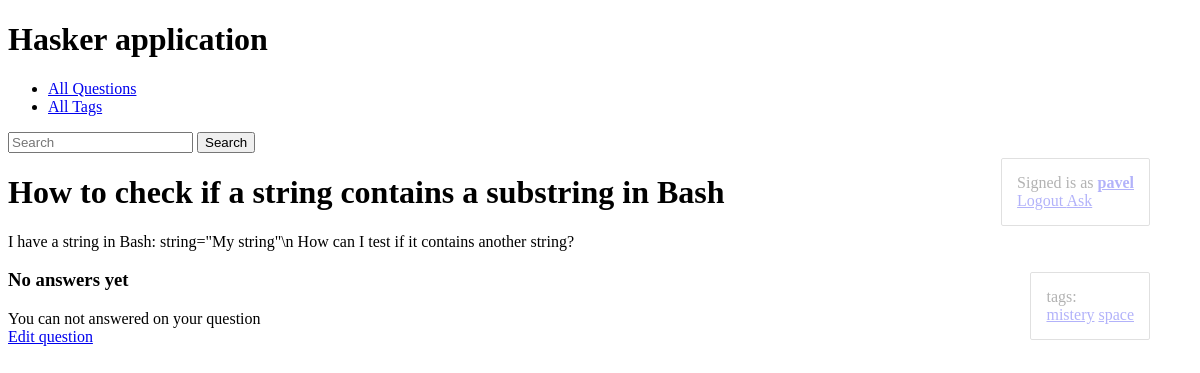
The app's page /how-to-check-if-a-string-contains-a-substring-in-bash-1612372049/ (signed in), older data.
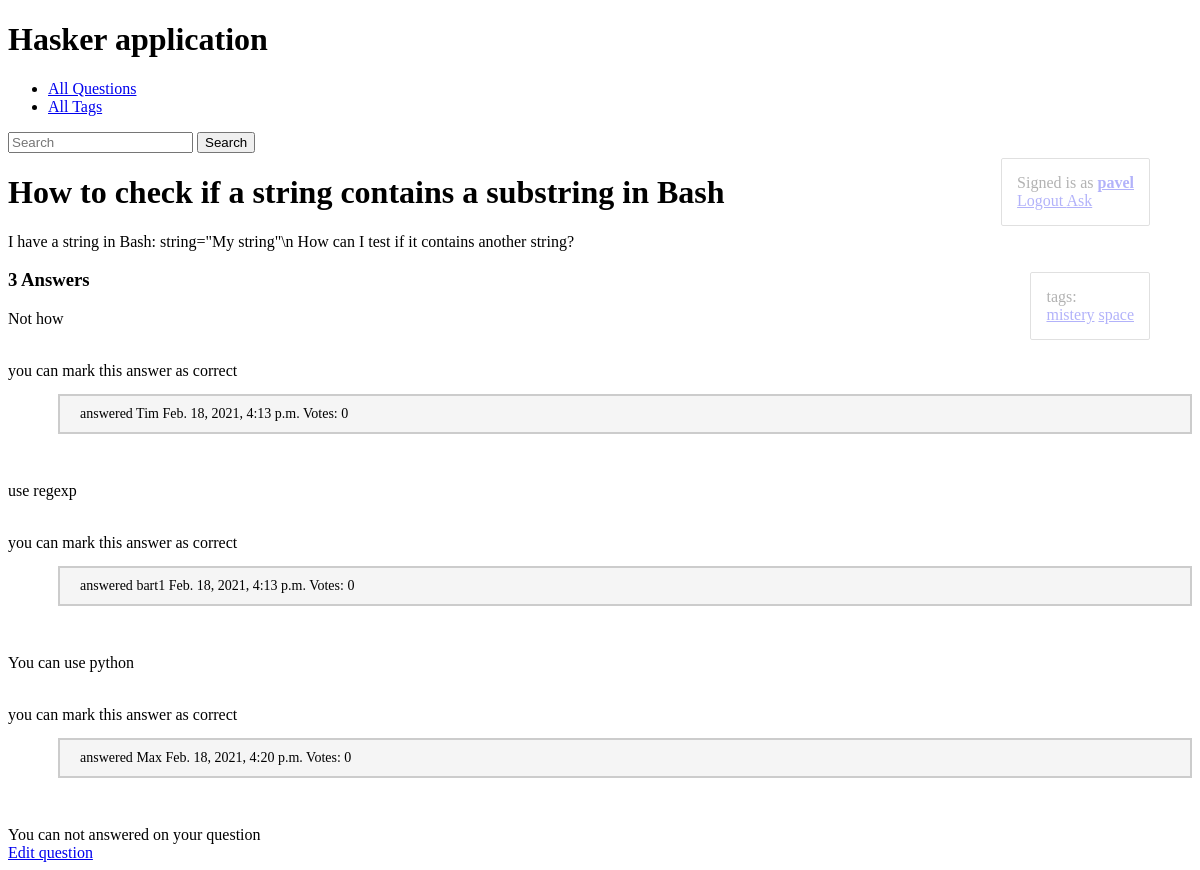
The same page, newer data.
### hasker/models.py (models this page shows, shortened)
class Question(models.Model):
    author = models.ForeignKey(User, on_delete=models.CASCADE)
    title = models.CharField(max_length=150, db_index=True)
    slug = models.SlugField(max_length=150, blank=True, unique=True)
    content = RichTextField(blank=False, db_index=True)
    tags = models.ManyToManyField('Tag', blank=True, related_name='questions')
    date_create = models.DateTimeField(auto_now_add=True)
    def get_update_url(self):
        return reverse('question_update_url', kwargs={'slug': self.slug})
    def answer_count(self):
        return self.answer_set.values().__len__()
    class Meta:
        ordering = ['-date_create']

class Tag(models.Model):
    title = models.CharField(max_length=50)
    slug = models.SlugField(max_length=50, unique=True)
    def get_absolute_url(self):
        return reverse('tag_detail_url', kwargs={'slug': self.slug})
    class Meta:
        ordering = ['title']

class Answer(models.Model):
    user = models.ForeignKey(User, on_delete=models.CASCADE)
    question = models.ForeignKey(Question, on_delete=models.CASCADE)
    content = RichTextField(blank=False, db_index=True)
    date_create = models.DateTimeField(auto_now_add=True)
    is_correct = models.BooleanField(default=False)
    def vote_count(self):
        return self.vote_set.values().__len__()

### hasker/views.py (the view, shortened to what this page needs)
# urls.py: path('<str:slug>/', question_detail, name='question_detail_url'),
@login_required
def question_detail(request, slug):
    user = request.user
    question = get_object_or_404(Question, slug=slug)
    if request.method == 'POST' and user.is_authenticated:
        form = AnswerForm(request.POST)
        if form.is_valid():
            content = form.cleaned_data['content']
            Answer.objects.create(question=question, content=content, user=user)
            return HttpResponseRedirect(question.get_absolute_url())
    else:
        answers = question.answer_set.all()
        has_correct_mark = question.answer_set.filter(is_correct=True).first()
        context = fbv_paginator(request, answers, 8, 'page')
        context.update({'has_correct_mark': has_correct_mark})
        if question.author == user:
            context.update({'question': question,})
            return render(request, 'hasker/question_detail.html', context=context)

### hasker/utils.py (called while the page is built)
def fbv_paginator(request: WSGIRequest, queryset: QuerySet, paginate_by: int, page_string: str) -> dict:
    paginator = Paginator(queryset, paginate_by)
    page_number = request.GET.get(page_string, 1)
    page_obj = paginator.get_page(page_number)
    is_paginated = page_obj.has_other_pages()
    context = {
        'page_obj': page_obj,
        'is_paginated': is_paginated,
        'page_obj.paginator': paginator,
    }
    return context

### hasker/templates/hasker/question_detail.html (shortened to what this page needs)
{% extends 'hasker/base_hasker.html' %}
{% block content %}
    <h1>
        {{ question.title }}
    </h1>
    <p>
        {{ question.content | safe }}
    </p>
    <div class="admin-panel">
        <div> tags: </div>
       {% for tag in question.tags.all %}
        <a href="{{ tag.get_absolute_url }}">{{ tag.title }}</a>
       {% endfor %}
    </div>
    <h3>
        {% if question.answer_count == 0 %} No answers yet {% endif %}
        {% if question.answer_count > 1 %} {{ question.answer_count }} Answers {% endif %}
    </h3>
    <p>
         {% for answer in page_obj.object_list %}
            {{ answer.content | safe }} {% if choised_answer_id == answer.id %} You vote for this answer {% endif %}
            <br>
                {% if question.author == request.user and not has_correct_mark %}
                you can mark this answer as correct
                {% endif %}
            <p class="answered"> answered {{ answer.user }} {{ answer.date_create }} Votes: {{ answer.vote_count }} </p>
            <br>
       {% endfor %}
    </p>
{% if user.is_authenticated %}
    {% if question.author == request.user %}
        <div> You can not answered on your question </div>
        <a href="{{ question.get_update_url }}">Edit question</a>
    {% endif %}
{% endif %}
{% endblock %}

### hasker/templates/hasker/base_hasker.html (shortened to what this page needs)
{% extends 'base.html' %}
{% block admin-panel %}
<a href="{% url 'question_create_url' %}"> Ask </a>
{% endblock %}

### templates/base.html (shortened to what this page needs)
{% load static %}
<!DOCTYPE html>
<html lang="en">
<head>
    <link rel="stylesheet" href="{% static 'css/styles.css' %}">
</head>
<body>
<h1>Hasker application</h1>
<ul>
    <li> <a href="{% url 'questions_list_url' %}" > All Questions </a> </li>
    <li> <a href="{% url 'tags_list_url' %}" > All Tags </a> </li>
</ul>
<div>
    <form action="{% url 'questions_list_url' %}">
        <input type="search" placeholder="Search" aria-label="Search" name="search">
        <button type="submit" > Search </button>
    </form>
</div>
{% if request.user.is_authenticated %}
    <div class="admin-panel">
         <div> Signed is as
            <a style="font-weight: bold" href="/accounts/settings"> {{ request.user }} </a>
         </div>
            <a href="/accounts/logout"> Logout </a>
            {% block admin-panel %}
            {% endblock %}
    </div>
{% endif %}
{% block content %}{% endblock %}
</body>
</html>

### static/css/styles.css (style rules this page uses)
.admin-panel { border: 1px solid #999; border-radius: 2px; position: fixed; right: 50px; head: 15px; opacity: 0.3; padding: 15px; margin: 5px 0; }
.answered { margin-left: 50px; padding: 10px 20px 10px 20px; font-size: 14px; background-color: #f5f5f5; border: 2px solid #cccccc; }

Row changes from the older to the newer data that the page shows:
shown differently, row unchanged: Question "How to check if a string contains a substring in Bash": answer_count (not shown) → "3"
added Answer: content "Not how", user "Tim", date_create "Feb. 18, 2021, 4:13 p.m.", vote_count "0"
added Answer: content "use regexp", user "bart1", date_create "Feb. 18, 2021, 4:13 p.m.", vote_count "0"
added Answer: content "You can use python", user "Max", date_create "Feb. 18, 2021, 4:20 p.m.", vote_count "0"
Text that changed along with them:
text no longer shown: "No answers yet"
text now shown: "Answers"
